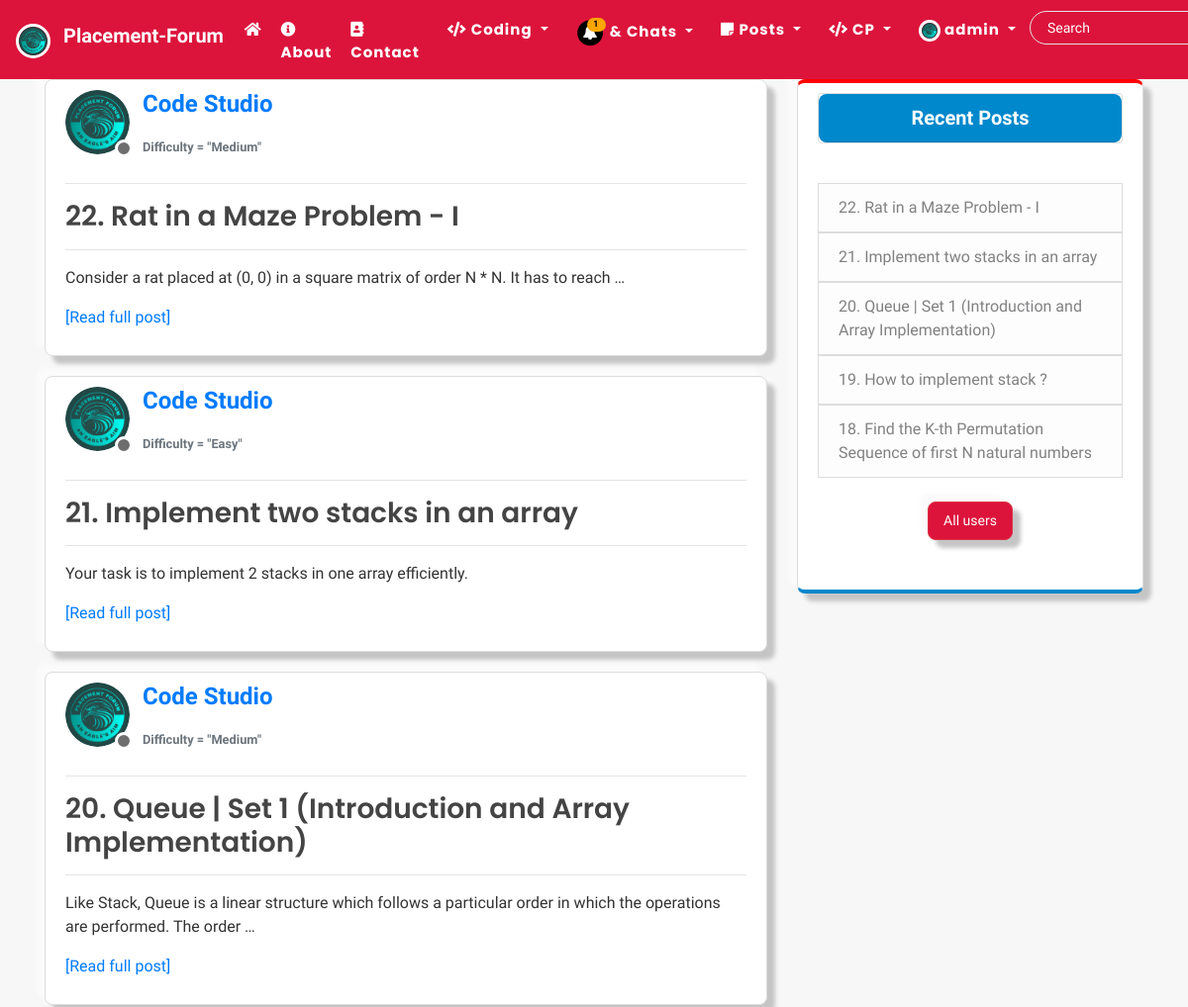
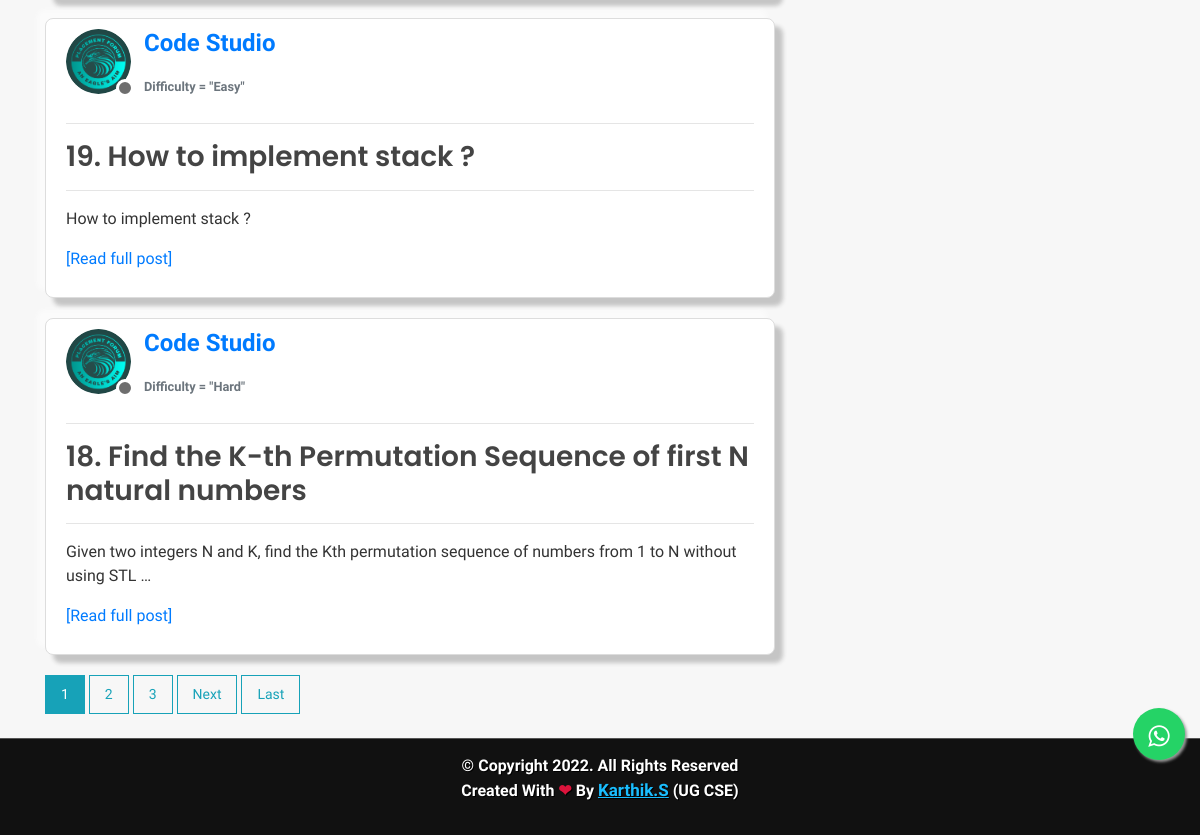
The page /feed/ (signed in) on the database its author committed (2 pictures, top to bottom).
### users/models.py (models this page shows, shortened)
class Profile(models.Model):
    user = models.OneToOneField(User, on_delete=models.CASCADE)
    is_online = models.BooleanField(default=False)
    following = models.ManyToManyField(User, related_name="following", blank=True)
    friends = models.ManyToManyField(User, related_name='my_friends', blank=True)
    bio = models.CharField(default="",blank=True,null=True,max_length=350)
    date_of_birth = models.CharField(blank=True,max_length=150)
    updated = models.DateTimeField(auto_now=True)
    created = models.DateTimeField(auto_now_add=True)
    image = models.ImageField(default='default.jpg', upload_to='profile_pics',blank=True, null=True)
    def profile_posts(self):
        return self.user.post_set.all()

### blog/models.py (models this page shows, shortened)
class Post(models.Model):
    title = models.CharField(max_length=150,verbose_name="Title")
    category = models.CharField( max_length=255, default="coding")
    content = RichTextField(blank=True, null=True)
    level = RichTextField(blank=True, null=True)
    link = RichTextField(blank=True, null=True)
    date_posted = models.DateTimeField(default=timezone.now)
    date_updated = models.DateTimeField(auto_now=True)
    author = models.ForeignKey(User, on_delete=models.CASCADE)
    topics = models.CharField(max_length=255, default='sample')
    likes = models.ManyToManyField(User, related_name="blogpost", blank=True)
    saves = models.ManyToManyField(User, related_name="blogsave", blank=True)

### blog/views.py (the view)
# urls.py: path('feed/', posts_of_following_profiles, name='posts-follow-view'),
@login_required
def posts_of_following_profiles(request):
    profile = Profile.objects.get(user = request.user)
    users = [user for user in profile.following.all()]
    posts = []
    qs = None
    for u in users:
        p = Profile.objects.get(user=u)
        p_posts = p.user.post_set.all()
        posts.append(p_posts)
    my_posts = profile.profile_posts()
    posts.append(my_posts)
    if len(posts)>0:
        qs = sorted(chain(*posts), reverse=True, key=lambda obj:obj.date_posted)
    paginator = Paginator(qs, 5)
    page = request.GET.get('page')
    try:
        posts_list = paginator.page(page)
    except PageNotAnInteger:
        posts_list = paginator.page(1)
    except EmptyPage:
        posts_list = paginator.page(paginator.num_pages)
    return render(request,'blog/feeds.html',{'profile':profile,'posts':posts_list})

### blog/templates/blog/feeds.html (shortened to what this page needs)
{% extends "blog/base.html" %}
{% block content %}
{% load static %}
<div class="col-md-8">
    {% for post in posts %}
    <article class="content-section" style="overflow: auto;border-radius: 0.5rem;
    box-shadow:  8px 8px 4px #c5c5c5,
                 -8px -8px 4px #fbfbfb;">
      <div class="media">
        <div class="img-cont3">
          <img class="rounded-circle article-img" src="/static/blog/images/main-logo.PNG" alt="image">
          {% if post.author.profile.is_online %}
              <span class="online-circle4"></span>
          {% else %}
              <span class="offline-circle4"></span>
          {% endif %}
        </div>
        <div class="media-body">
          <p>
            <a class="mr-2 h4" href="#" style="pointer-events:none;font-weight:bolder">Code Studio</a>
          </p>
          <small class="text-muted"style="color:darkgreen;font-weight:bolder;color:darkgreen" >Difficulty = "{{ post.level}}"</small>
        </div>
    </div>
    <hr>
    <h3><a class="article-title" href="{% url 'post-detail' post.id %}">{{ post.title }}</a></h3>
    <hr>
      <p class="article-content">{{ post.content|safe|linebreaks|truncatewords_html:"20" }}<a href="{% url 'post-detail' post.id %}">[Read full post]</a></p>
    </article>
    {% endfor %}
    {% if posts.has_other_pages %}
      {% for num in posts.paginator.page_range %}
        {% if posts.number == num %}
          <a class="btn btn-info mb-4" href="?page={{num}}">{{num}}</a>
        {% elif num > posts.number|add:'-3' and num < posts.number|add:'3' %}
        <a class="btn btn-outline-info mb-4" href="?page={{num}}">{{num}}</a>
        {% endif %}
      {% endfor %}
      {% if posts.has_next %}
        <a class="btn btn-outline-info mb-4" href="?page={{posts.next_page_number}}">Next</a>
        <a class="btn btn-outline-info mb-4" href="?page={{posts.paginator.num_pages}}">Last</a>
      {% endif %}
    {% endif %}
</div>
<div class="col-md-4">
  <div class="content-section" style="border-top: 4px solid red;border-bottom: 4px solid #0088cc;border-radius: 0.5rem;
  box-shadow:  8px 8px 4px #c5c5c5,
               -8px -8px 4px #fbfbfb;">
               <div class="card text-center" id="card_suggest_detail" style='margin-bottom:1rem'>
                <h5 class="card-header" style="background-color:#0088cc;color:white;font-weight:bolder;border-radius:0.5rem;">Recent Posts</h5>
              </div>
    <br>
      <ul class="list-group">
          {% if posts.0 %}
            <a href="{% url 'post-detail' posts.0.pk %}"><li class="list-group-item list-group-item-light">{{ posts.0.title }}</li></a>
          {% else %}
            <span class="text-muted">Your Feed is empty</span>
          {% endif %}
          {% if posts.1 %}
            <a href="{% url 'post-detail' posts.1.pk %}"><li class="list-group-item list-group-item-light">{{ posts.1.title }}</li></a>
          {% endif %}
          {% if posts.2 %}
            <a href="{% url 'post-detail' posts.2.pk %}"><li class="list-group-item list-group-item-light">{{ posts.2.title }}</li></a>
          {% endif %}
          {% if posts.3 %}
            <a href="{% url 'post-detail' posts.3.pk %}"><li class="list-group-item list-group-item-light">{{ posts.3.title }}</li></a>
          {% endif %}
          {% if posts.4 %}
            <a href="{% url 'post-detail' posts.4.pk %}"><li class="list-group-item list-group-item-light">{{ posts.4.title }}</li></a>
          {% endif %}
      </ul>
      <br>
        <div>
         <center> <a class="btn btn-danger float-center" href="{% url 'profile-list-view' %}" style='border-radius: 0.5rem;
          box-shadow:  8px 8px 4px #c5c5c5,
                       -8px -8px 4px #fbfbfb;background-color:crimson'>All users</a></center>
          <br>
      </div>
  </div>
</div>
{% endblock %}

### blog/templates/blog/base.html (shortened to what this page needs)
{% load static %}
<!DOCTYPE html>
<html lang="en">
<head>
    <link rel="stylesheet" href="https://cdn.jsdelivr.net/npm/bootstrap@4.5.3/dist/css/bootstrap.min.css">
    <link rel="stylesheet" href="https://cdnjs.cloudflare.com/ajax/libs/font-awesome/5.15.1/css/all.min.css" />
    <link rel="stylesheet" href="https://cdnjs.cloudflare.com/ajax/libs/cropper/4.1.0/cropper.css" />
    <link rel="stylesheet" href="{% static 'blog/main.css' %}">
</head>
<body>
    <header class="site-header">
        {% include 'blog/navbar.html' %}
    </header>
    <main role="main" class="container">
      <div class="row">
          {% block content %}{% endblock %}
      </div>
    </main>
    <div class='footer-credits' style="font-size: 16px;margin-bottom:-4rem">
      <div class='ct-wrapper' style="text-align: center;color: white;font-weight: bolder;">
          <p style="color: white;font-weight: bolder;"><b>&copy;</b> Copyright
              . All Rights Reserved <br>Created With <span style="color:crimson">	&#10084;</span> By <a href="https://bit.ly/2XMDijq" target="_blank" style="color: hsl(197, 100%, 55%);font-size: 17px;text-decoration: underline;"><b> Karthik.S</b></a> (UG CSE)</p>
      </div>
  </div>
  <link rel="stylesheet" href="https://maxcdn.bootstrapcdn.com/font-awesome/4.5.0/css/font-awesome.min.css">
  <a href="whatsapp://send?text=Link : https://bmsceplacement360.herokuapp.com/" class="float" target="_blank">
      <i class="fa fa-whatsapp my-float"></i>
  </a>
</body>
</html>

### blog/templates/blog/navbar.html (shortened to what this page needs)
{% load static %}
<nav class="navbar navbar-expand-lg navbar-dark bg-steel fixed-top" style="background-color:crimson">
  <a class="navbar-brand" href="#">
    <img src="/static/blog/images/main-logo.PNG" alt="" width="35" height="35" style="border-radius:10rem;border:3px solid white" class="d-inline-block align-text-top">
    <span style="margin-left:0.5rem;color:white;font-weight:bolder;margin-top:1.2rem" style=""> Placement-Forum </span>
  </a>
  <div class="collapse navbar-collapse" id="navbarSupportedContent">
    <ul class="navbar-nav ml-auto">
      {% if user.is_authenticated %}
      <a class="nav-item nav-link" href="{% url 'blog-home' %}" style="color:white;font-weight:bolder;margin-top:0.2rem;margin-left:-0.2rem"><i class="fas fa-home"></i> </a>
      <a class="nav-item nav-link" href="{% url 'blog-about' %}" style="color:white;font-weight:bolder;margin-top:0.2rem;margin-left:-0.2rem"><i class="fas fa-info-circle"></i> About</a>
      <a class="nav-item nav-link" href="{% url 'blog-contact' %}" style="color:white;font-weight:bolder;margin-top:0.2rem;margin-left:-0.2rem"><i class="fas fa-address-book"></i> Contact</a>
      {% endif %}
      <div class="navbar-nav mr-auto">
        {% if user.is_authenticated %}
         <div class="dropdown" >
          <a class="dropdown-toggle nav-link" href="#" role="button" id="dropdownMenuLink1" style="color:white;font-weight:bolder;margin-top:0.2rem" data-toggle="dropdown" aria-haspopup="true" aria-expanded="false">
            <i class="fas fa-code"></i> Coding
          </a>
        </div>
        {% endif %}
        {% if user.is_authenticated %}
        <div class="dropdown" >
          <a class="dropdown-toggle nav-link" href="#" role="button" id="dropdownMenuLink1" style="color:white;font-weight:bolder;margin-top:0.1rem" data-toggle="dropdown" aria-haspopup="true" aria-expanded="false" style="color:white">
            <span class="fa-stack" data-count="1" style='color:black' >
              <i class="fa fa-circle fa-stack-2x"></i>
              <i class="fa fa-bell fa-stack-1x fa-inverse"></i>
            </span> & Chats
          </a>
        </div>
        <div class="dropdown">
          <a class="dropdown-toggle nav-link" href="#" role="button" id="dropdownMenuLink1" data-toggle="dropdown" aria-haspopup="true" aria-expanded="false" style="color:white;font-weight:bolder;margin-top:0.2rem">
            <i class="fas fa-sticky-note"></i> Posts
          </a>
        </div>
        <div class="dropdown">
          <a class="dropdown-toggle nav-link" href="#" role="button" id="dropdownMenuLink1" data-toggle="dropdown" aria-haspopup="true" aria-expanded="false" style="color:white;font-weight:bolder;margin-top:0.2rem">
            <i class="fas fa-code"></i> CP
          </a>
        </div>
        {% endif %}
        {% if user.is_authenticated %}
          <div class="dropdown">
            <a class="dropdown-toggle nav-link" href="#" role="button" id="dropdownMenuLink2" data-toggle="dropdown" aria-haspopup="true" aria-expanded="false" style="color:white;font-weight:bolder;margin-top:0.2rem">
              <img class="rounded-circle" style="height: 22px; width:22px;border:3px solid white" src="{{user.profile.image.url}}" alt="">&nbsp;{{user|truncatechars:"10"}}
            </a>
          </div>
        {% endif %}
      </div>
      {% if user.is_authenticated %}
      <div id="searchbar" style='margin-top:0.2rem'>
        <form method="GET" action="/search">
          <input required name="query" id="search" type="text" placeholder="Search" >
        </form>
      </div>
    </div>
    {% endif %}
</nav>

### blog/static/blog/main.css (style rules this page uses)
body { background: #f7f7f7; color: #333333; margin-top: 5rem; scroll-behavior: smooth; }
h1, h2, h3, h4, h5, h6 { color: #444444; }
ul { margin: 0; }
.bg-steel { background: crimson; }
.site-header .navbar-nav .nav-link { color: #ffffff; font-family: 'Poppins'; font-weight: 100; margin: 0px 6px; font-size: 15px; letter-spacing: 1px; }
.content-section { background: #ffffff; padding: 10px 20px; border: 1px solid #dddddd; border-radius: 3px; margin-bottom: 20px; }
.article-title { color: #444444; font-family: 'poppins'; font-weight: 600; }
.article-content { white-space: pre-line; }
.article-img { height: 65px; width: 65px; margin-right: 16px; }
.img-cont3 { height: 78px; width: 78px; position: relative; }
.offline-circle4 { width: 18px; height: 18px; border-radius: 50%; background-color: #6e6e6e; border: 3px solid white; bottom: 10px; right: 10px; position: absolute; }
#searchbar form { width: auto; display: flex; flex-direction: row; border-radius: 50px; padding: 3px 15px; background-color: transparent; border: 1px solid #e4e4e4; margin-right: 10px; }
#searchbar form input::placeholder { color: #fff; font-size: 14px; }
#searchbar form input { border: none; outline: none; color: #fff; font-size: 15px; flex: 1; background-color: transparent; }
.btn { border-radius: 0px; padding: 8px 15px; font-size: 14px; }
.btn-danger { background-color: rgb(255, 20, 20); color: rgb(255, 255, 255); }

### blog/templates/blog/base.html (style rules this page uses)
* { font-family: 'IBM Plex Sans Hebrew', sans-serif; }
.footer-credits { border-top: 1px solid #555; padding: 15px; background: #111111; text-shadow: 1px 1px #000000; color: #999; font-size: 80%; padding-bottom: -2rem; }
#footer a, .footer-credits a { text-decoration: none; color: #BBBBBB; }
.float { position: fixed; width: 52px; height: 52px; bottom: 75px; right: 15px; background-color: #25d366; color: #FFF; border-radius: 50px; text-align: center; font-size: 25px; box-shadow: 2px 2px 3px #999; z-index: 0; }
.my-float { margin-top: 16px; }

### blog/templates/blog/navbar.html (style rules this page uses)
.fa-stack[data-count]:after { position:absolute; right:0%; top:1%; content: attr(data-count); font-size:60%; padding:.7em; border-radius:999px; line-height:.2em; color: black; background:orange; text-align:center; min-width:2em; font-weight:bold; }

### rows shown on the page
Post: level "Medium", title "22. Rat in a Maze Problem - I", content "Consider a rat placed at (0, 0) in a square matrix of order N * N. It has to reach …"
Post: level "Easy", title "21. Implement two stacks in an array", content "Your task is to implement 2 stacks in one array efficiently."
Post: level "Medium", title "20. Queue | Set 1 (Introduction and Array Implementation)", content "Like Stack, Queue is a linear structure which follows a particular order in which the operations are performed. The order …"
Post: level "Easy", title "19. How to implement stack ?", content "How to implement stack ?"
Post: level "Hard", title "18. Find the K-th Permutation Sequence of first N natural numbers", content "Given two integers N and K, find the Kth permutation sequence of numbers from 1 to N without using STL …"

### other values the page prints
{{ user|truncatechars:"10" }} "admin"
{{ num }} "1"
{{ num }} "2" "3"
